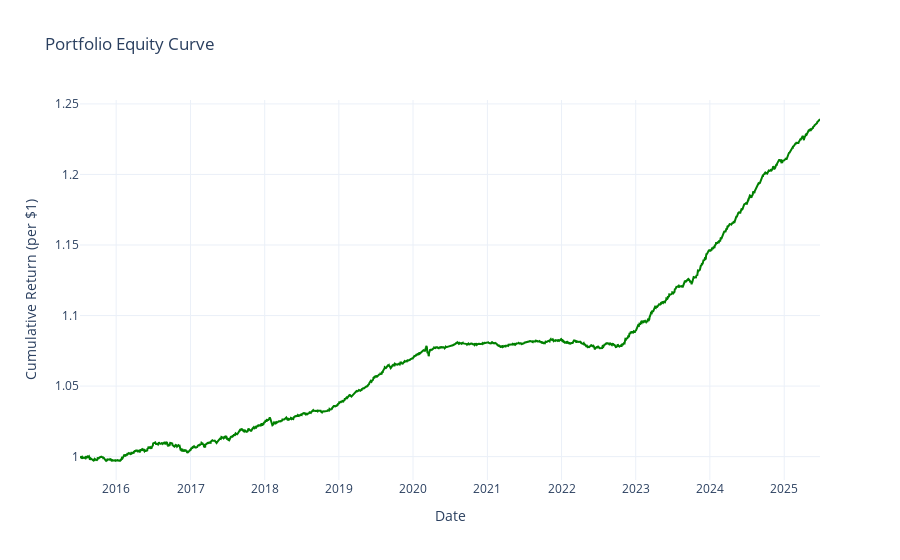

Notebook code for this chart:
### Markdown cell above
Plots

### Code cell
plot_equity_curve(portfolio_returns)

### Figure 1 — Plotly figure (JSON) as saved in the notebook; plotly's stock layout.template omitted (floating-point values rounded to 4 significant figures; data arrays with more than 128 entries replaced by an {"elided": "..."} marker saying what was removed)
{"data": [{"line": {"color": "green"}, "mode": "lines", "name": "Equity Curve", "type": "scatter", "x": {"elided": "2509 str values"}, "y": {"elided": "2509 float values"}}], "layout": {"title": {"text": "Portfolio Equity Curve"}, "xaxis": {"title": {"text": "Date"}}, "yaxis": {"title": {"text": "Cumulative Return (per $1)"}}}}
